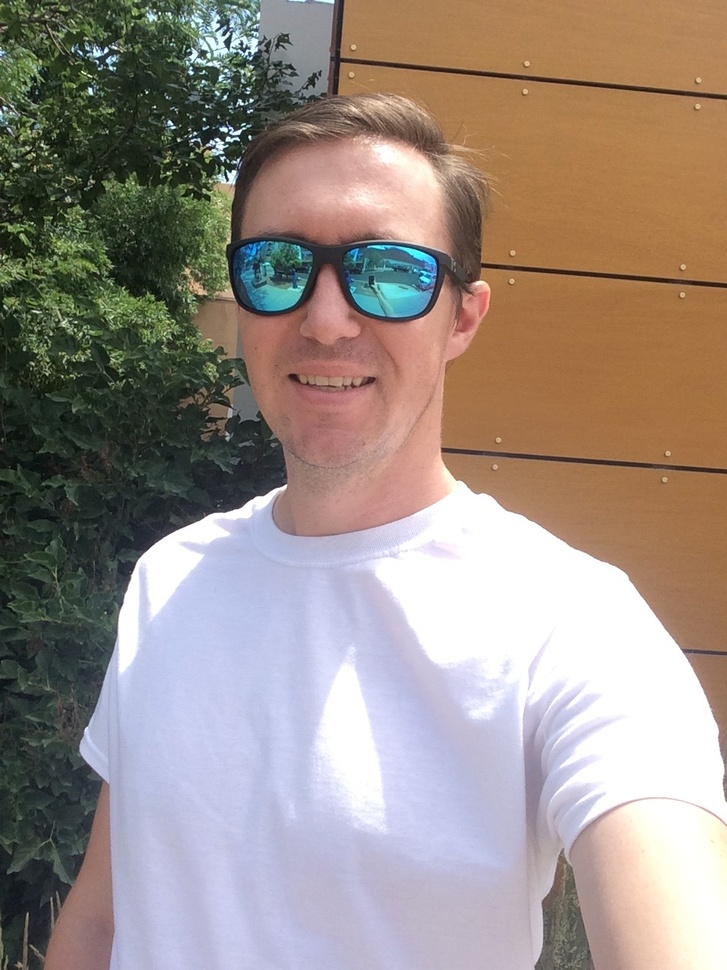
#> input picture Homework2/James_Coleman.jpg, 727 x 970 px, shrunk from 960 x 1280 before the run
$ python homework2_part1.py
#> lines starting #> are read from the running program, lines starting #| are printed output that depends on the picture
#===============================================================#
#																#
# 	James Coleman												#
#	CS 3150														#
#	Homework 2 part one											#
#	September 15th												#
#																#
#===============================================================#

	#	           >>>>>>>>>> Goals <<<<<<<<<<
	#
	#  1. Apply Averaging, Sobel, Laplacian, Median and
	#     Gaussian filters to my image
	#  2. Apply two other filters of my choice
	#  3. Analyze the different filter effects
	#
	#

# Imports
import cv2
import numpy
from random import randrange
from matplotlib import pyplot

# Helper methods
   # Show images
def show(im_list):
	''' Show input (filtered image) compared to the original
	gray scale image '''
	pyplot.figure(figsize=(12,6))
	i = 1
	pyplot.subplot(1, len(im_list) + 1, i)
	pyplot.title('Original')
	pyplot.imshow(gray_im, cmap="gray")
	i += 1
	for im in im_list:
		pyplot.subplot(1, len(im_list) + 1, i)
		pyplot.title(im[1])
		pyplot.imshow(im[0], cmap='gray')
		i += 1
	pyplot.show()

# Upload image convert image to RGB then to gray scale
# and grab dimensions
original = cv2.imread('./James_Coleman.jpg')
#> original is the input picture: shape (970, 727, 3); mean B, G, R 133.7, 141.5, 154.1

rgb_pic = cv2.cvtColor(original, cv2.COLOR_BGR2RGB)
gray_im = cv2.cvtColor(rgb_pic, cv2.COLOR_RGB2GRAY)
## show([(rgb_pic, 'Color original')])

height, width = gray_im.shape
#> height = 970; width = 727

# Filters
# Averaging
avg1_im = numpy.zeros((height, width))
avg2_im = numpy.zeros((height, width))
avg3_im = numpy.zeros((height, width))

a_filter1 = numpy.zeros((3, 3))
a_filter1 += 1/9
a_filter2 = numpy.zeros((5, 5))
a_filter2 += 1/25
a_filter3 = numpy.zeros((11, 11))
a_filter3 += 1/121

avg1_im = cv2.filter2D(gray_im, -1, a_filter1)
avg2_im = cv2.filter2D(gray_im, -1, a_filter2)
avg3_im = cv2.filter2D(gray_im, -1, a_filter3)

show([(avg1_im, '3 x 3'),(avg2_im, '5 x 5'),(avg3_im, '11 x 11')])
#> in show, `pyplot.show()`:
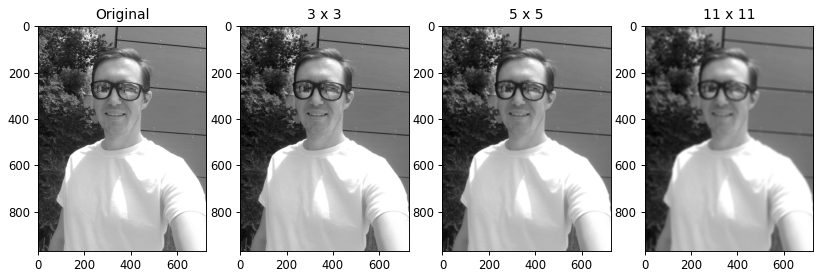
#> figure drawn by matplotlib, 4 panels

# Sobel
vertical_filter = numpy.array([
	[1, 0, -1],
	[2, 0, -2],
	[1, 0, -1]
])
horizontal_filter = numpy.array([
	[1, 2, 1],
	[0, 0, 0],
	[-1, -2, -1]
])
vertical_im = cv2.filter2D(gray_im, -1, vertical_filter)
horizontal_im = cv2.filter2D(gray_im, -1, horizontal_filter)
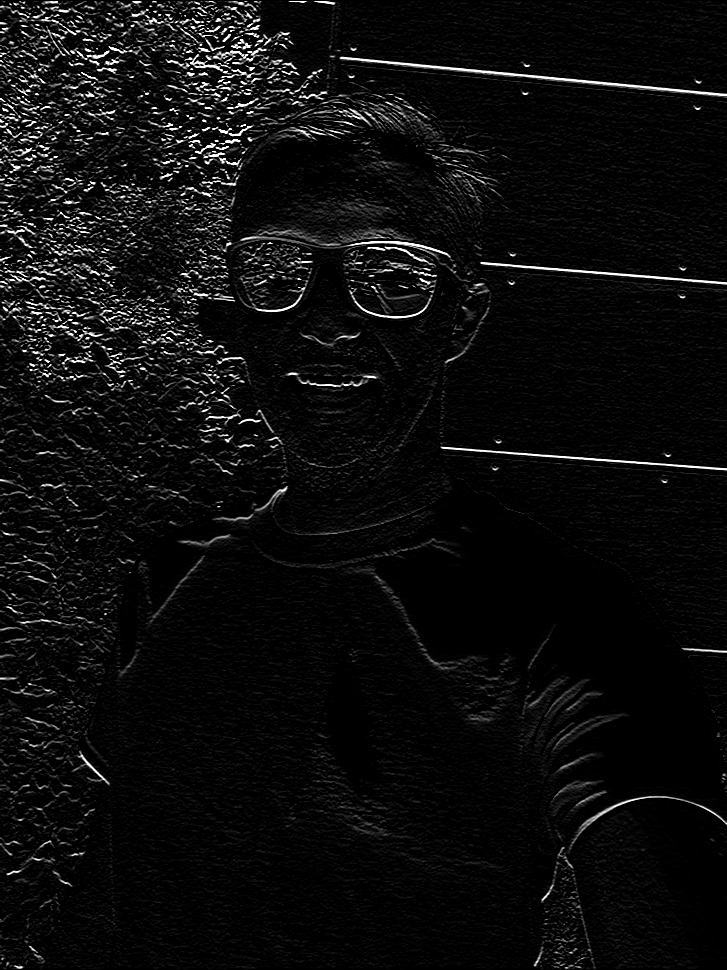
#> horizontal_im: shape (970, 727); min 0, max 255, mean 12.7
gradient_im = numpy.maximum(vertical_im, horizontal_im)
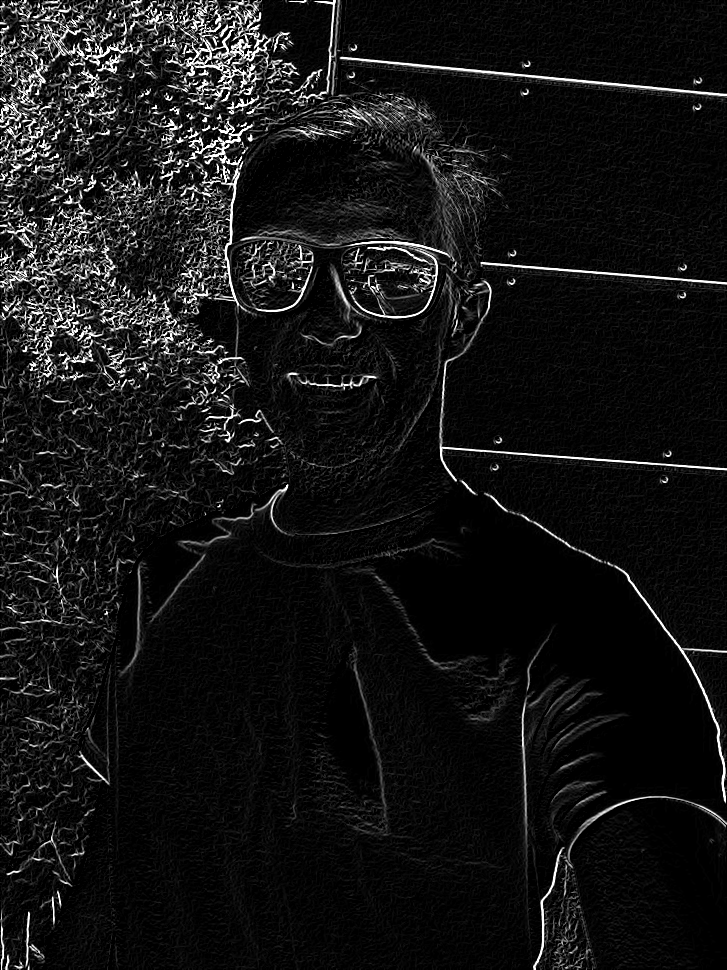
#> gradient_im: shape (970, 727); min 0, max 255, mean 20.9

show([(vertical_im, 'Vertical Lines'), \
	  (horizontal_im, 'Horizontal Lines'), \
	  (gradient_im, 'Gradient Lines')])

# Laplacian
four_neighbor_laplacian = numpy.array([
	[0,1,0],
	[1,-4,1],
	[0,1,0]
])
eight_neighbor_laplacian = numpy.array([
	[1,1,1],
	[1,-8,1],
	[1,1,1]
])
outline_im1 = cv2.filter2D(gray_im, -1, four_neighbor_laplacian)
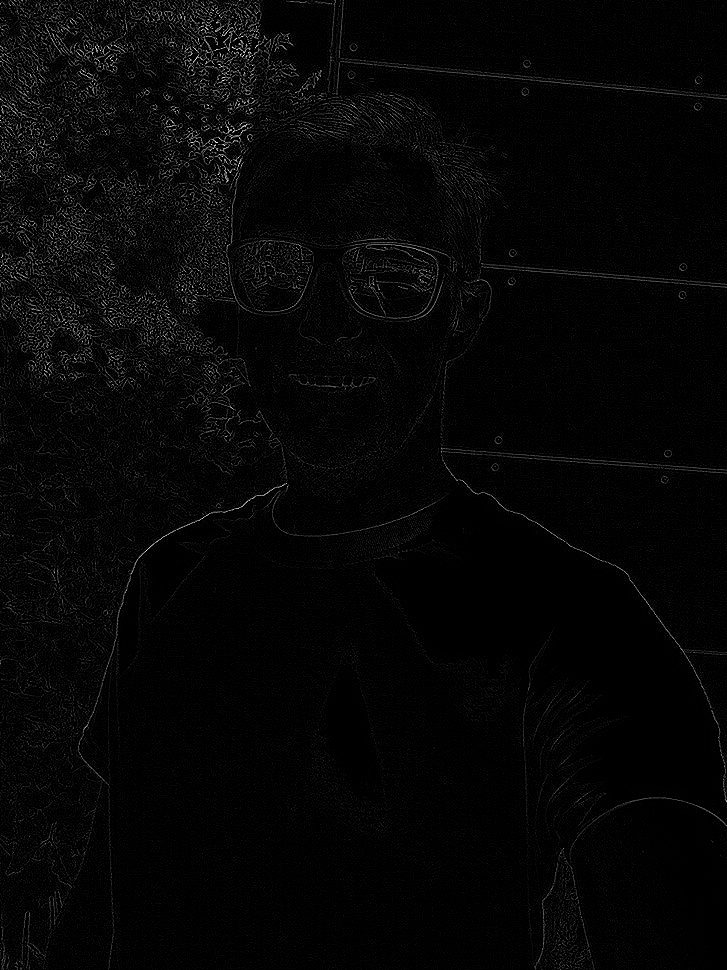
#> outline_im1: shape (970, 727); min 0, max 255, mean 6
outline_im2 = cv2.filter2D(gray_im, -1, eight_neighbor_laplacian)
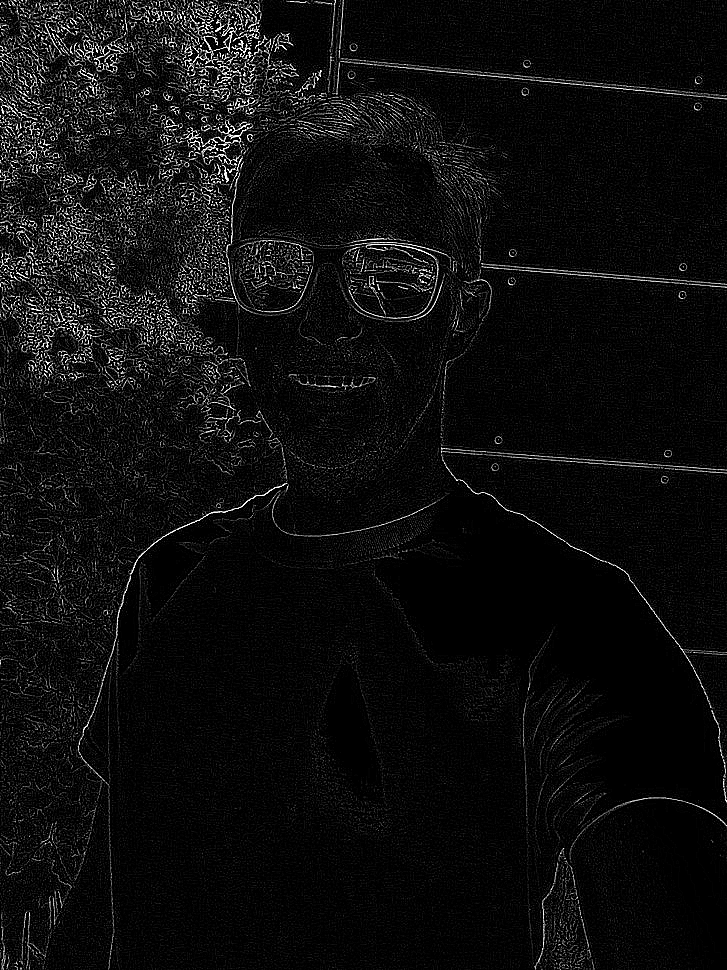
#> outline_im2: shape (970, 727); min 0, max 255, mean 14.2

show([(outline_im1, 'Four Neighbor Laplacian'), \
	  (outline_im2, 'Eight Neighbor Lapalcian')])

# Median
median_im = numpy.zeros((height, width))
for i in range(2, height - 2):
	for j in range(2, width - 2):
		pixel = sorted(numpy.ndarray.flatten(gray_im[i-2:i+2,j-2:j+2]))
		median_im[i][j] = pixel[12]
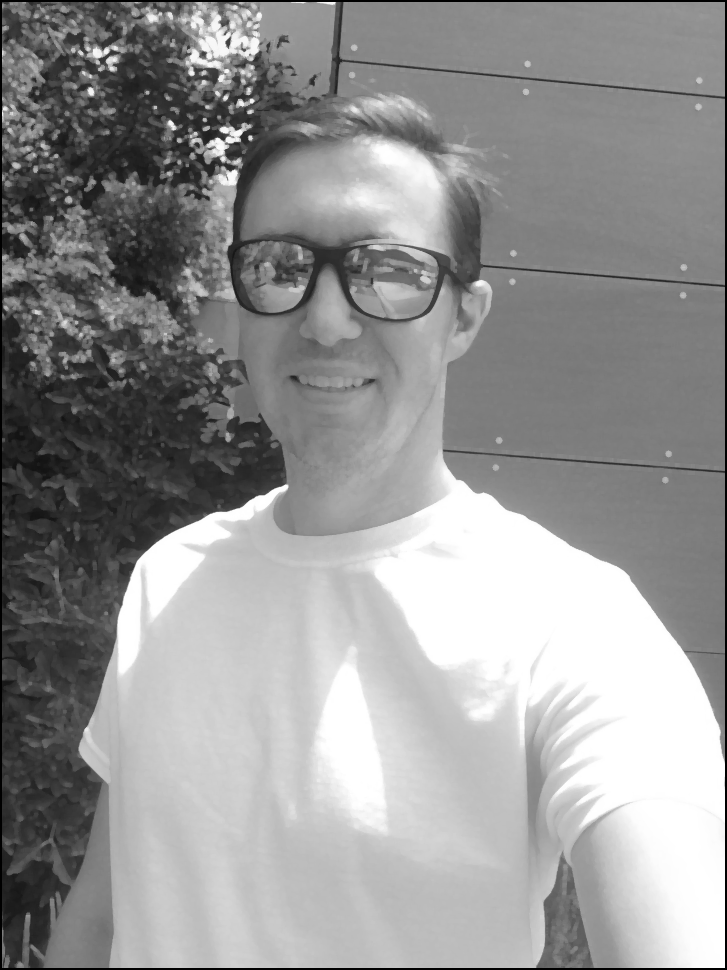
#> median_im: shape (970, 727) float64; min 0, max 255, mean 148.6
show([(median_im, 'Median Filter')])
# Gaussian
small_gaussian = numpy.array(
	[[1/16,1/8,1/16],
	[1/8,1/4,1/8],
	[1/16,1/8,1/16]]
)
big_gaussian = numpy.array([
	[2,  7,  12,  7,  2],
	[7,  31, 52,  31, 7],
	[12, 52, 127, 52, 12],
	[7,  31, 52,  31, 7],
	[2,  7,  12,  7,  2]
])
biggest_gaussian = numpy.array([
	[1,1,2,2,2,1,1],
	[1,3,4,5,4,3,1],
	[2,4,7,8,7,4,2],
	[2,5,8,10,8,5,2],
	[2,4,7,8,7,4,2],
	[1,3,4,5,4,3,1],
	[1,1,2,2,2,1,1]
])
big_gaussian = big_gaussian / numpy.sum(big_gaussian)
biggest_gaussian = biggest_gaussian / numpy.sum(biggest_gaussian)
gaussian_im1 = cv2.filter2D(gray_im, -1, small_gaussian)
gaussian_im2 = cv2.filter2D(gray_im, -1, big_gaussian)
gaussian_im3 = cv2.filter2D(gray_im, -1, biggest_gaussian)

show([(gaussian_im1, 'Small Gaussian Filter'), \
	  (gaussian_im2, 'Big Gaussian Filter'),
	  (gaussian_im3, 'Biggest Gaussian Filter')
])

# Apply two other filter
# Prewitt
vertical_prewitt = numpy.array([
	[1, 0, -1],
	[2, 0, -2],
	[1, 0, -1]
])
horizontal_prewitt = numpy.array([
	[1, 2, 1],
	[0, 0, 0],
	[-1, -2, -1]
])
vertical_prewitt_im = cv2.filter2D(gray_im, -1, vertical_prewitt)
horizontal_prewitt_im = cv2.filter2D(gray_im, -1, horizontal_prewitt)
gradient_prewitt_im = numpy.maximum(vertical_prewitt_im, horizontal_prewitt_im)

show([(vertical_im, 'Vertical Sobel Lines'), \
	  (vertical_prewitt_im, 'Vertical Prewitt Filter')])
show([(horizontal_im, 'Horizontal Sobel Lines'), \
 	  (horizontal_prewitt_im, 'Horizontal Prewitt Filter')])
show([(gradient_im, 'Gradient Lines'), \
	  (gradient_prewitt_im, 'Gradient Prewitt Filters')])

# Random pixel filter
random_im = numpy.zeros((height, width))
for i in range(height):
	for j in range(width):
		x = randrange(-5, 6)
		y = randrange(-5, 6)
		if (i + x >= height or i + x < 0 or j + y >= width or j + y < 0):
			random_im[i][j] = 255
		else:
			random_im[i][j] = gray_im[i + x][j + y]
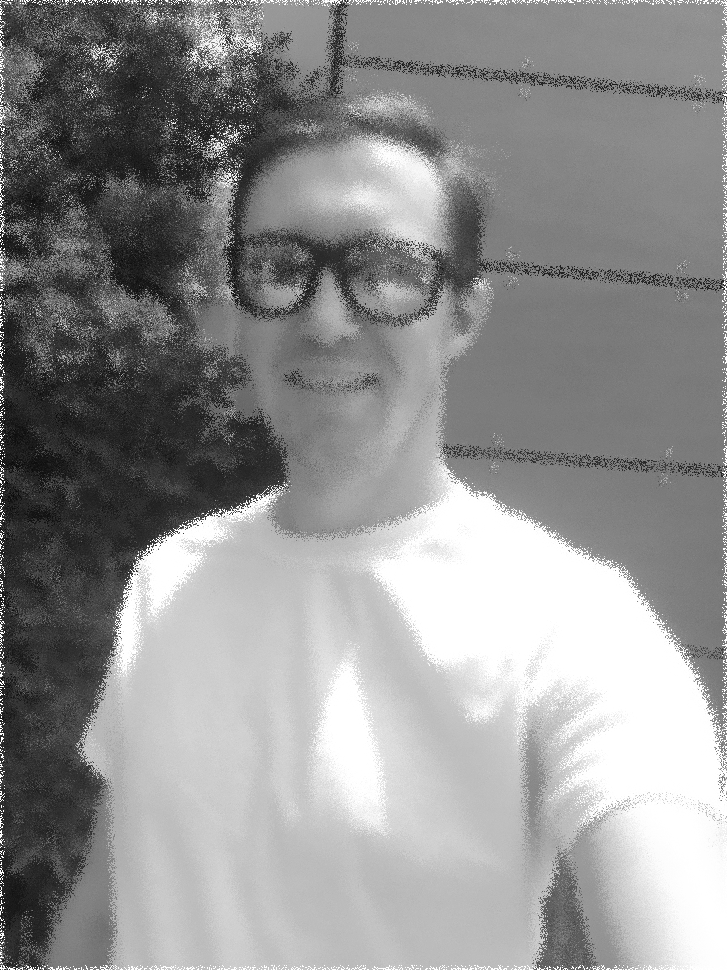
#> random_im: shape (970, 727) float64; min 5, max 255, mean 145.2
show([(random_im, 'Random pixel filter')])

$ run again, with Homework2/iris.bmp saved as Homework2/James_Coleman.jpg
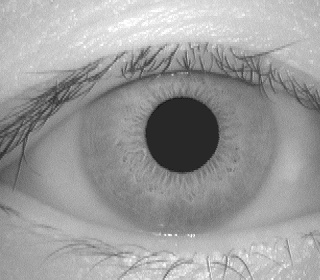
#> input picture Homework2/iris.bmp, 320 x 280 px
#> original is the input picture: shape (280, 320, 3); min 18, max 255, mean 155.9
#> `outline_im2 = cv2.filter2D(gray_im, -1, eight_neighbor_laplacian)`:
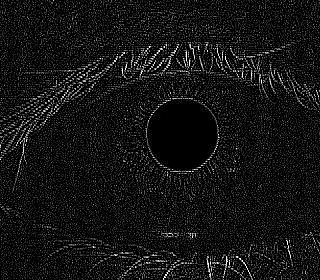
#> outline_im2: shape (280, 320); min 0, max 255, mean 20.6
#> after the loop `for i in range(height):`:
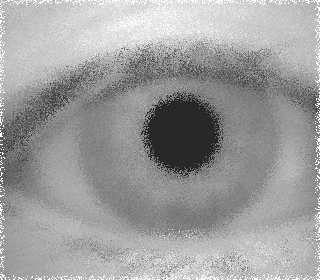
#> random_im: shape (280, 320) float64; min 18, max 255, mean 157.4
